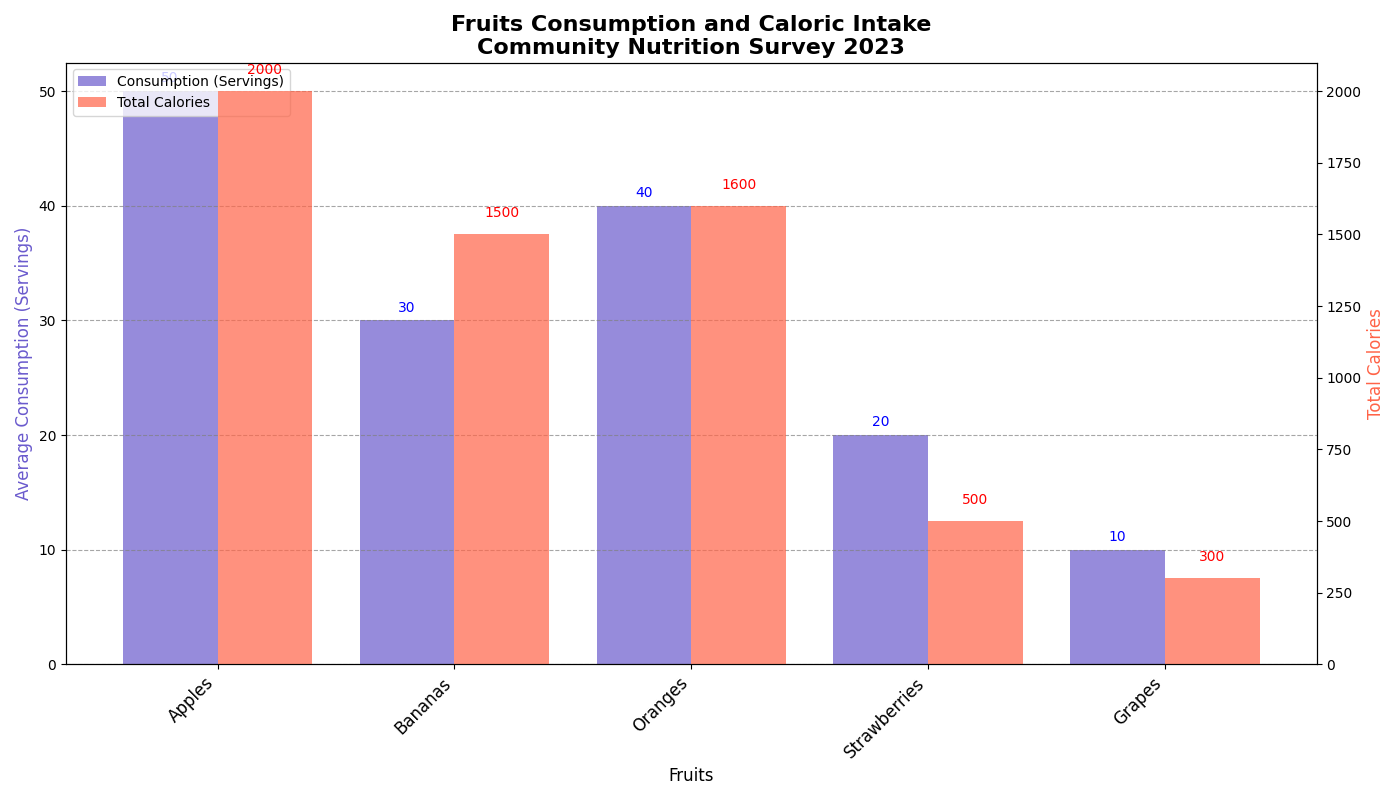

Reproduce this figure in Python.
import matplotlib.pyplot as plt
import numpy as np

# Backstory:
# The script showcases the consumption and calories information about various fruits 
# in a local community nutrition survey conducted in 2023. The goal is to visualize 
# the average consumption and the total calories intake from different fruits.

# Fruits and their data
fruits = ['Apples', 'Bananas', 'Oranges', 'Strawberries', 'Grapes']
consumption_data = [50, 30, 40, 20, 10]        # Average number of servings per month
calories_data = [2000, 1500, 1600, 500, 300]   # Total calories from the consumption

# Initialize the plot
fig, ax1 = plt.subplots(figsize=(14, 8))

# Set positions for the bars
x_pos = np.arange(len(fruits))
bar_width = 0.4

# Plotting the bar chart for the consumption data
bars1 = ax1.bar(x_pos, consumption_data, width=bar_width, color='#6A5ACD', label='Consumption (Servings)', alpha=0.7)

# Setting up a secondary y-axis for the calories data
ax2 = ax1.twinx()
bars2 = ax2.bar(x_pos + bar_width, calories_data, width=bar_width, color='#FF6347', label='Total Calories', alpha=0.7)

# Add data labels on top of the bars for consumption
for bar in bars1:
    yval = bar.get_height()
    ax1.text(bar.get_x() + bar.get_width()/2, yval + 0.5, int(yval), ha='center', va='bottom', fontsize=10, color='blue')

# Add data labels on top of the bars for calories
for bar in bars2:
    yval = bar.get_height()
    ax2.text(bar.get_x() + bar.get_width()/2, yval + 50, int(yval), ha='center', va='bottom', fontsize=10, color='red')

# Titles and labels
plt.title('Fruits Consumption and Caloric Intake\nCommunity Nutrition Survey 2023', fontsize=16, fontweight='bold')
ax1.set_xlabel('Fruits', fontsize=12)
ax1.set_ylabel('Average Consumption (Servings)', fontsize=12, color='#6A5ACD')
ax2.set_ylabel('Total Calories', fontsize=12, color='#FF6347')

# Customize x-axis with fruit names
ax1.set_xticks(x_pos + bar_width / 2)
ax1.set_xticklabels(fruits, fontsize=12, rotation=45, ha='right')

# Adding legends
bars = [bars1[0], bars2[0]]
legends = [bars1.get_label(), bars2.get_label()]
ax1.legend(bars, legends, loc='upper left')

# Enhancing y-axis visibility with grid lines
ax1.yaxis.grid(True, linestyle='--', which='major', color='grey', alpha=0.7)

# Automatically adjust layout to prevent overlaps
plt.tight_layout()

# Display the plot
plt.show()
